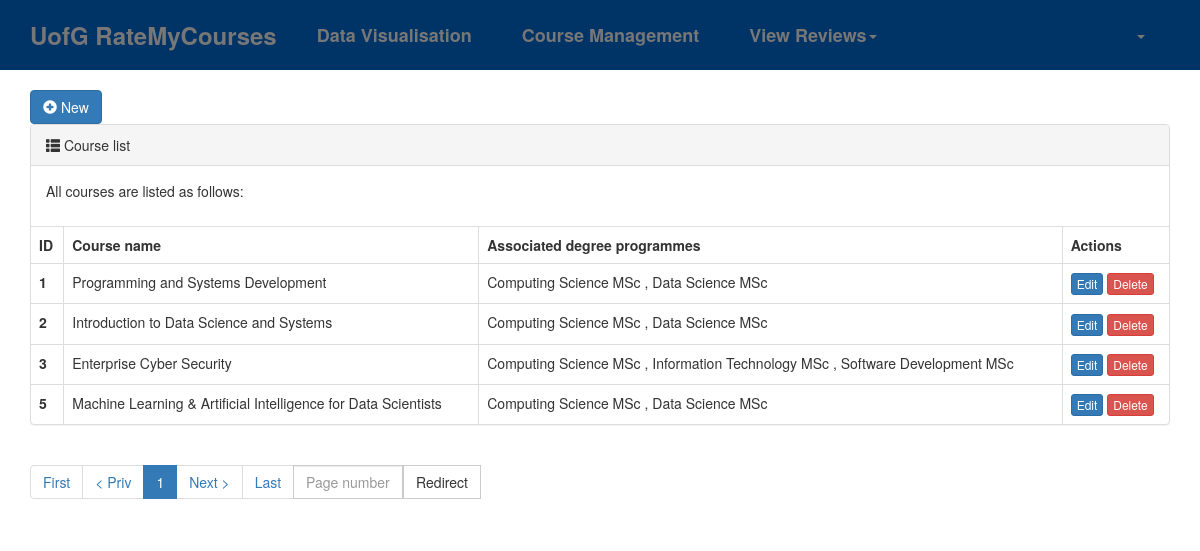
The app's page /course-management/ (signed in), older data.
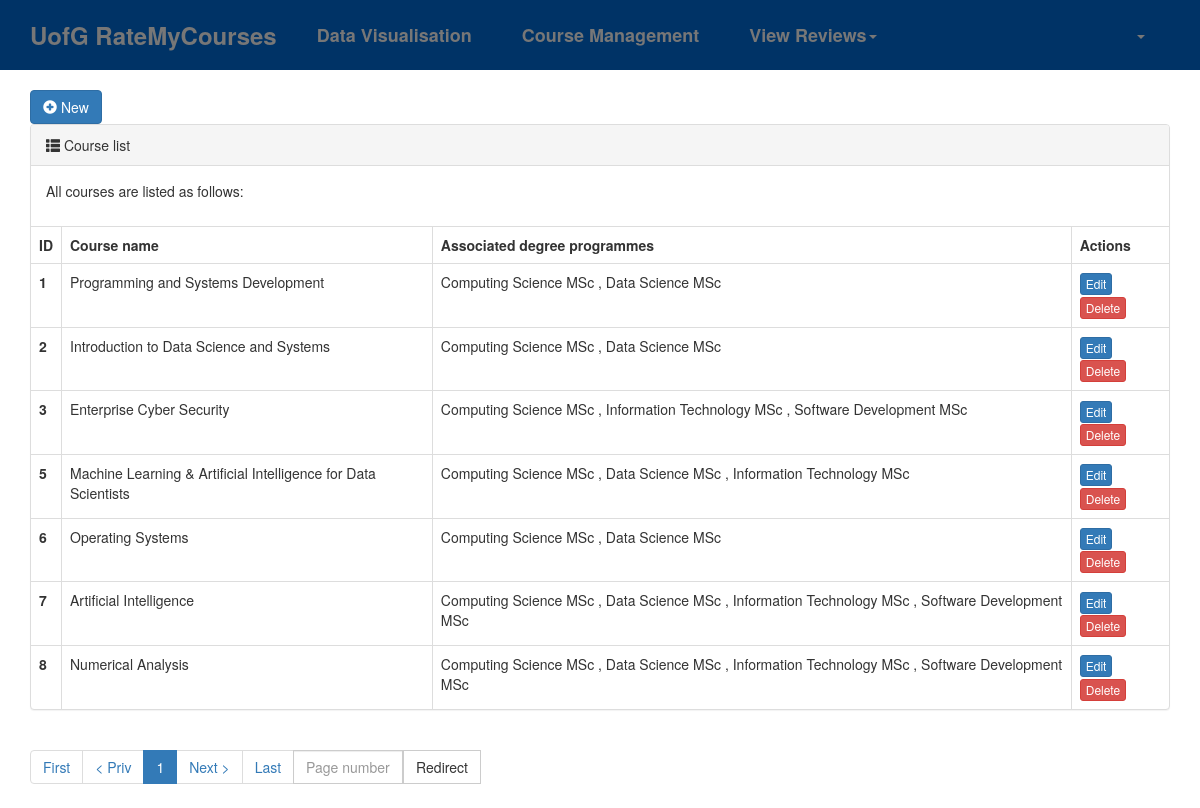
The same page, newer data.
### rmc/models.py (models this page shows, shortened)
class Course(models.Model):
    name = models.CharField(verbose_name="Name", max_length=64)
    associated_degree_programmes = models.ManyToManyField(to="DegreeProgramme", related_name="degree_programme_courses")

class DegreeProgramme(models.Model):
    name = models.CharField(verbose_name="Degree programme name", max_length=32, unique=True)
    level_choices = (
        (1, "Undergraduate"),
        (2, "Postgraduate"),
    )
    level = models.SmallIntegerField(verbose_name="Level", choices=level_choices)

### rmc/views/staff.py (the view)
# urls.py: path("course-management/", staff.course_management),
def course_management(request):
    courses = models.Course.objects.prefetch_related("associated_degree_programmes").all()
    pagination_object = Pagination(request, courses)
    contents = {
        "queryset": pagination_object.queryset_page,
        "tpl_pagination_navbar": pagination_object.tpl(),
    }
    return render(request, "course-management.html", contents)

### rmc/templates/course-management.html
{% extends "layout.html" %}
{% block content %}
    <div class="container">
        <div class="new-btn-area">
            <a class="btn btn-primary" href="/course-add/">
                <span class="glyphicon glyphicon-plus-sign" aria-hidden="true"></span>
                New
            </a>
        </div>
        <div>
            <div class="panel panel-default">
                <div class="panel-heading">
                    <span class="glyphicon glyphicon-th-list" aria-hidden="true"></span>
                    Course list
                </div>
                <div class="panel-body">
                    <p>All courses are listed as follows:</p>
                </div>
                <table class="table table-bordered">
                    <thead>
                    <tr>
                        <th>ID</th>
                        <th>Course name</th>
                        <th>Associated degree programmes</th>
                        <th>Actions</th>
                    </tr>
                    </thead>
                    <tbody>
                    {% for obj in queryset %}
                        <tr>
                            <th scope="row">{{ obj.id }}</th>
                            <td>{{ obj.name }}</td>
                            <td>
                                {% for degree_programme in obj.associated_degree_programmes.all %}
                                    {{ degree_programme.name }}
                                    {% if not forloop.last %}, {% endif %}
                                {% endfor %}
                            </td>
                            <td>
                                <a class="btn btn-primary btn-xs" href="/{{ obj.id }}/course-edit/">Edit</a>
                                <a class="btn btn-danger btn-xs"
                                   href="/{{ obj.id }}/course-delete/">Delete</a>
                            </td>
                        </tr>
                    {% endfor %}
                    </tbody>
                </table>
            </div>
        </div>
        <div class="clearfix">
            <ul class="pagination">
                {{ tpl_pagination_navbar }}
            </ul>
        </div>
    </div>
{% endblock %}

Row changes from the older to the newer data that the page shows:
shown differently, row unchanged: DegreeProgramme "Data Science MSc": now shows ","
changed Course "Machine Learning & Artificial Intelligence for Data Scientists": gains DegreeProgramme (name "Information Technology MSc")
added Course: id "6", name "Operating Systems", DegreeProgramme (name "Computing Science MSc"), DegreeProgramme (name "Data Science MSc")
added Course: id "7", name "Artificial Intelligence", DegreeProgramme (name "Computing Science MSc"), DegreeProgramme (name "Data Science MSc"), DegreeProgramme (name "Information Technology MSc"), DegreeProgramme (name "Software Development MSc")
added Course: id "8", name "Numerical Analysis", DegreeProgramme (name "Computing Science MSc"), DegreeProgramme (name "Data Science MSc"), DegreeProgramme (name "Information Technology MSc"), DegreeProgramme (name "Software Development MSc")
